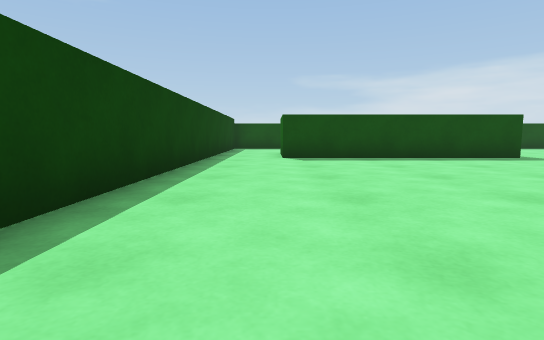
View 1 (above)

17 first-person views from a walk through a Unity game level. The camera is 0.51 m above the floor, tilts 6° down and sees 80° across. The floor is counted in squares, 1 m on a side. Each view is taken from the middle of a square. On the plan, view 1 faces up. The plan holds only what a view shows up to about 9 squares ahead; the rest is blank. The player character is not drawn.

View 2
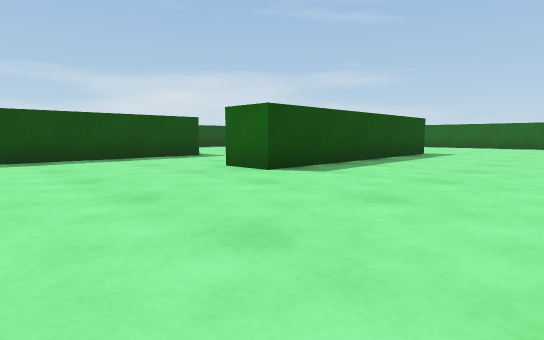

View 3
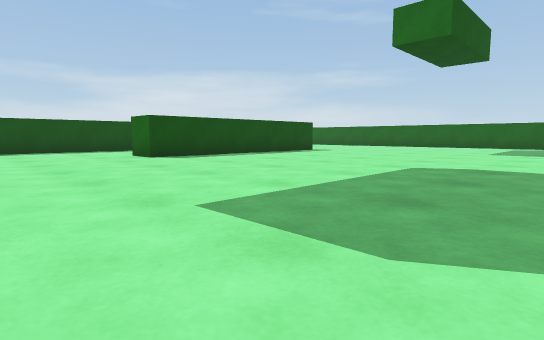

View 4
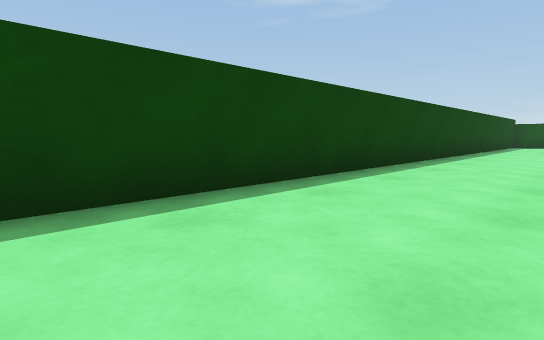

View 5
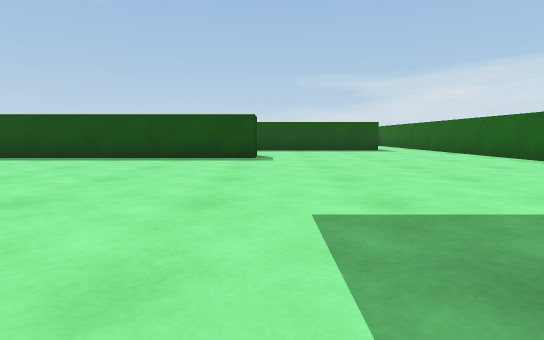

View 6
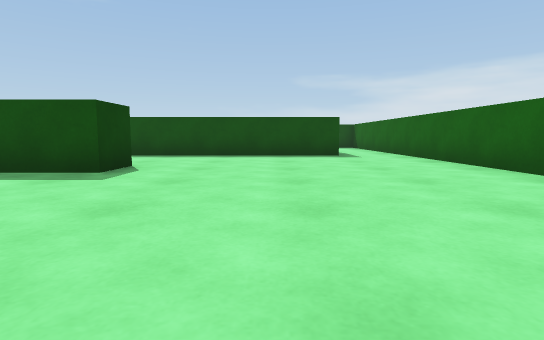

View 7
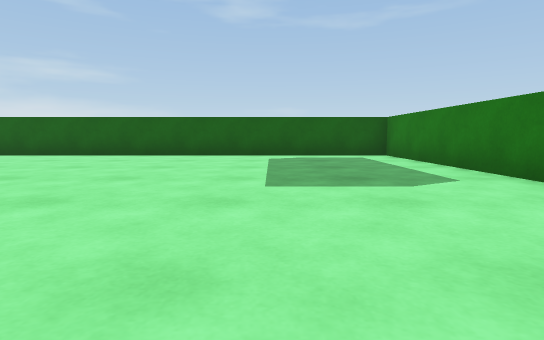

View 8
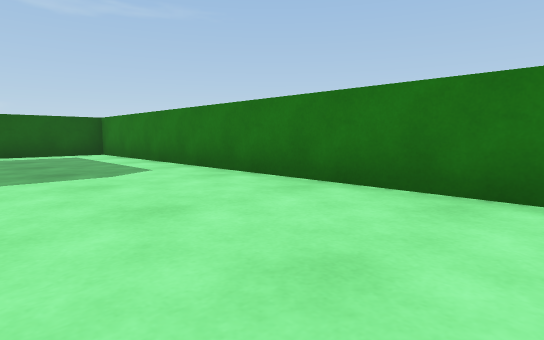

View 9
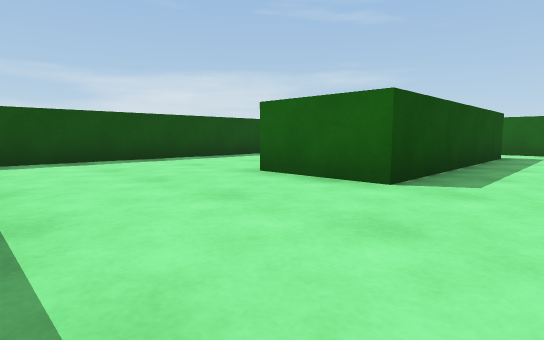

View 10
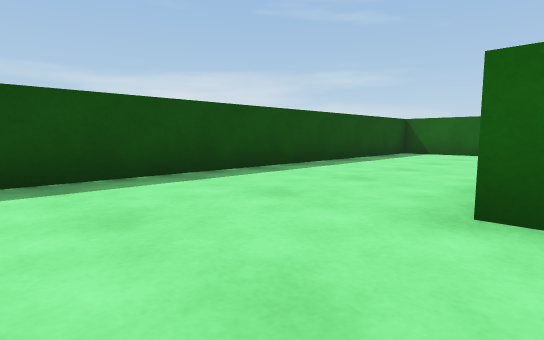

View 11
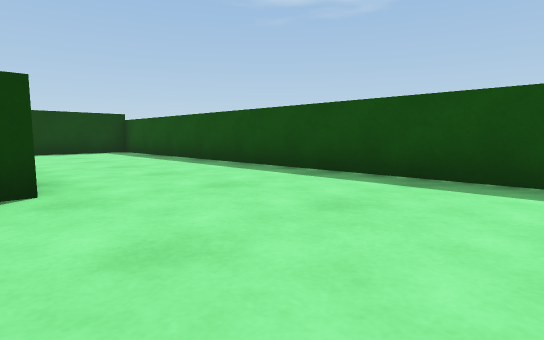

View 12
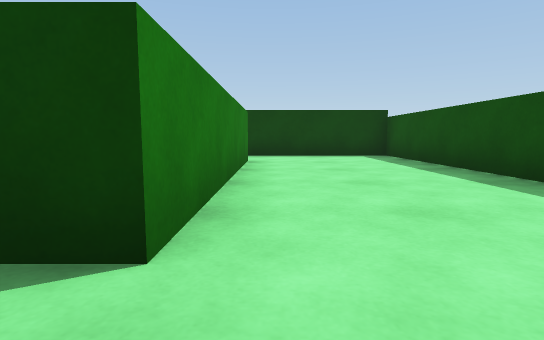

View 13
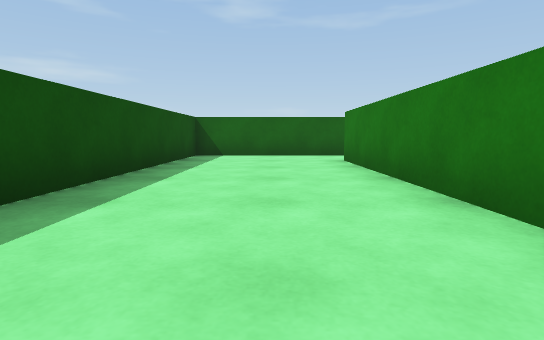

View 14
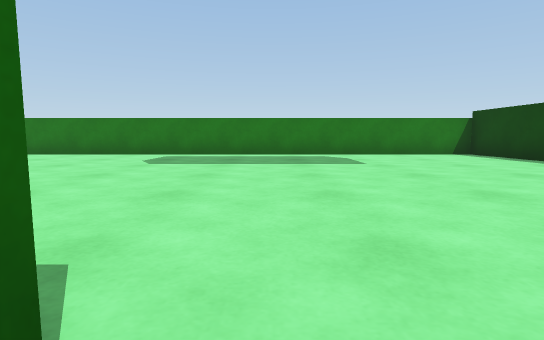

View 15
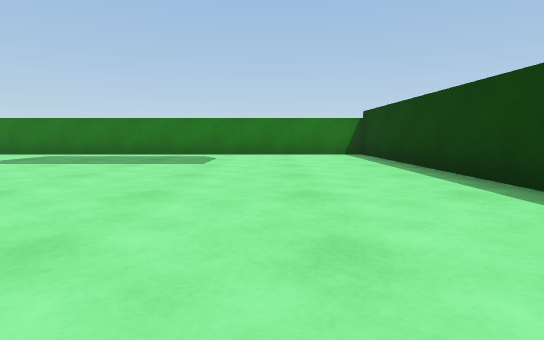

View 16
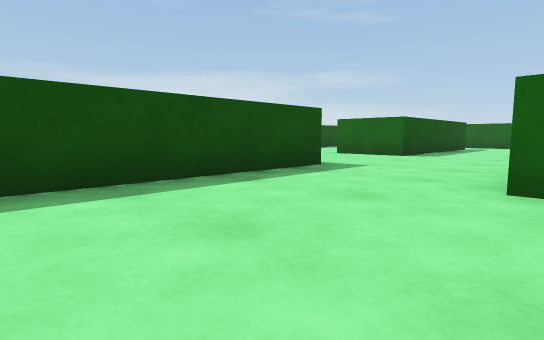

View 17
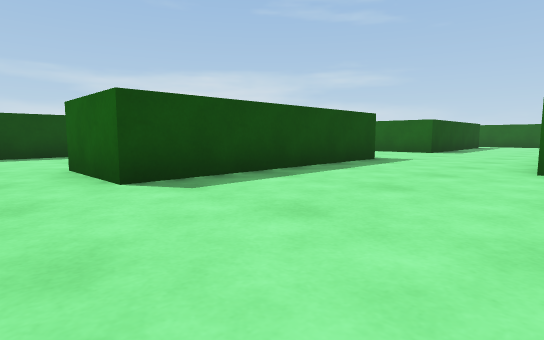

### Floor plan
Points are (right, up) in squares from view 1. A wall is a line through its corners. A room is listed if a view was taken in it or the views show most of it. See-through windows are left out.
Room 1 (views 1, 2, 3, 4, 5, 6, 7, 8, 9, 10, 11, 12, 13, 14, 15, 16, 17)
walls: (10.6, 4.6) (10.6, 3.5) (4.4, 3.5) (4.4, 4.6); (5.9, 7.5) (0.3, 7.5) (0.3, 9.5) (5.8, 9.5) (5.8, 8.9); (9.8, 9.5) (14.8, 9.5); (14.9, 7.5) (9.3, 7.5) (9.3, 9.5); (-1.5, -5) (16.5, -5) (16.5, 13) (-1.5, 13) (-1.5, -5)

Positions as (right, up) in squares from view 1, and headings:
1: (0, 0), facing up
2: (1, 0), facing up-right
3: (1, -4), facing up-right
4: (1, -4), facing up-left
5: (11, -4), facing up
6: (13, -1), facing up
7: (8, -2), facing right
8: (7, -2), facing down-right
9: (6, 6), facing up-right
10: (7, 9), facing up-right
11: (9, 9), facing up-left
12: (7, 10), facing left
13: (8, 11), facing right
14: (4, 4), facing down
15: (1, 4), facing down
16: (1, 4), facing up-right
17: (-1, 4), facing up-right
